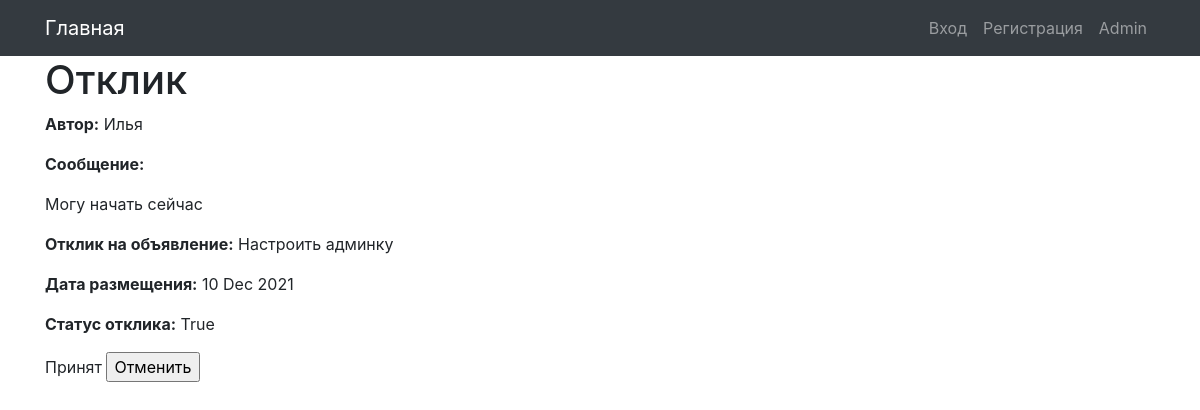
Page /answer/28 on the earlier database version.
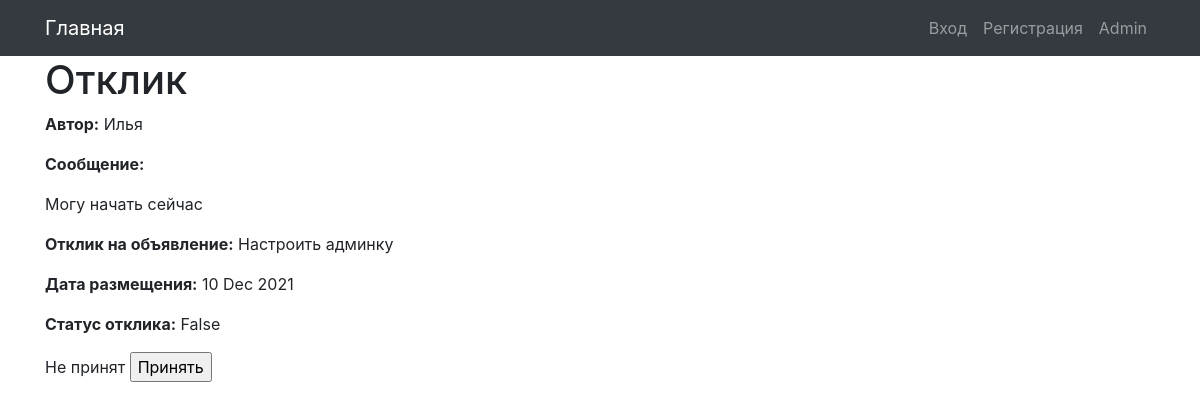
Same page on the later database version.
### ads/models.py (models this page shows, shortened)
class Answer(models.Model):
    author = models.ForeignKey(Author, on_delete=models.CASCADE)
    text = models.TextField()
    ads = models.ForeignKey(Ads, on_delete=models.CASCADE)
    date = models.DateTimeField(auto_now_add=True)
    status = models.BooleanField(default=False)
    class Meta:
        verbose_name = 'Отклик'
        verbose_name_plural = 'Отклики'

class Author(models.Model):
    authorUser = models.OneToOneField(User, on_delete=models.CASCADE)
    def __str__(self):
        return f'{self.authorUser}'
    class Meta:
        verbose_name = 'Автор'
        verbose_name_plural = 'Авторы'

class Ads(models.Model):
    author = models.ForeignKey(Author, on_delete=models.CASCADE)
    title = models.CharField(max_length=128)
    text = RichTextUploadingField(blank=True, null=True)
    category = models.ForeignKey(Category, on_delete=models.CASCADE)
    date = models.DateTimeField(auto_now_add=True)
    class Meta:
        verbose_name = 'Объявление'
        verbose_name_plural = 'Обявлении'

### ads/views.py (the view, shortened to what this page needs)
# urls.py: path('answer/<int:pk>', AnswerDetail.as_view(), name='answer'),
class AnswerDetail(DetailView):
    meta = Answer
    template_name = 'answer-detail.html'
    context_object_name = 'answer'
    queryset = Answer.objects.all()

### templates/answer-detail.html (shortened to what this page needs)
{% extends 'default.html' %}
{% block title %}
Отклик
{% endblock title %}
{% block content %}
<p><b>Автор:</b> {{ answer.author }}</p>
<p><b>Сообщение:</b></p>
<p>{{ answer.text }}</p>
<p><b>Отклик на объявление:</b> {{ answer.ads.title }}</p>
<p><b>Дата размещения:</b> {{ answer.date|date:'d M Y' }}</p>
<p><b>Статус отклика:</b> {{ answer.status }}</p>
<p>
{% if not answer.status %}
    <form method="POST">
        <label for="name">Не принят </label>
        <input type="submit" value='Принять'>
    </form>
{% else %}
    <form method="POST">
        <label for="name">Принят </label>
        <input type="submit" value="Отменить">
    </form>
{% endif %}
</p>
{% endblock content %}

Differences in the rows shown:
changed Answer "Могу начать сейчас": status "True" → "False"
Other differences:
form field value: (not shown) → "Принять"
form field value: "Отменить" → (not shown)
text no longer shown: "Принят"
text now shown: "Не принят"
